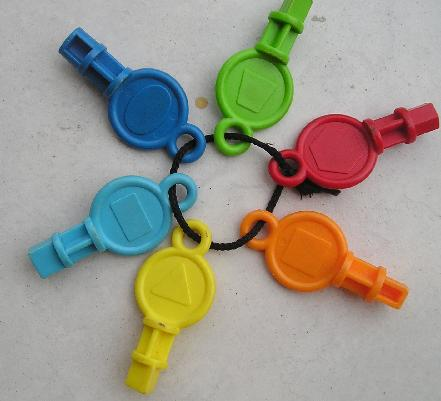
%> input picture Digital Image Processing/Image_dataset/cores.jpg, 441 x 401 px
$ octave RGB_HSV_Octave.m   (GNU Octave 9; MATLAB toolbox functions it lacks are replaced by stand-ins)
%> lines starting %> are read from the running program, lines starting %| are printed output that depends on the picture
close all
clear all
clc

cd('C:\Users\Thiago\Documents\PDI\Aulas_PDI\Atividades\Banco_Imagens');

x   = imread('cores.jpg');
%> x is the input picture: size 401x441x3 uint8; mean R, G, B 156, 153.2, 140
figure,imshow(x);title('Imagem original');
HSV = rgb2hsv(x);
%> HSV: size 401x441x3 double; mean H, S, V 0.249, 0.247, 0.665

figure,imshow(HSV(:,:,1),[]),colormap,title('Componente H');
%> after `imshow(HSV(:,:,1),[])`:
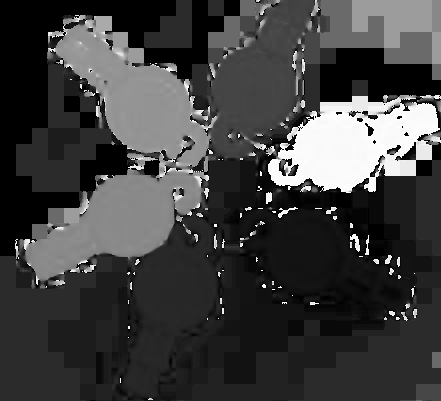
%> displayed picture: size 401x441, on the screen's scale of 0 to 255; min 0, max 255, mean 63.7
figure,imshow(HSV(:,:,2),[]),colormap,title('Componente S');
%> after `imshow(HSV(:,:,2),[])`:
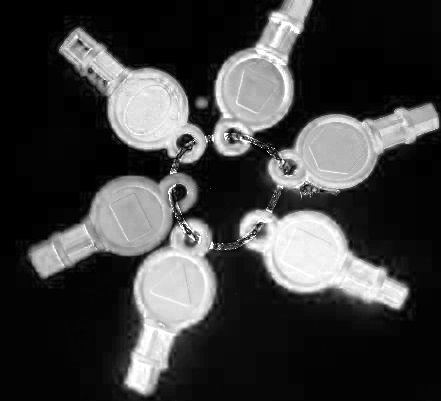
%> displayed picture: size 401x441, on the screen's scale of 0 to 255; min 0, max 255, mean 62.9
figure,imshow(HSV(:,:,3),[]),colormap,title('Componente V');
%> after `imshow(HSV(:,:,3),[])`:
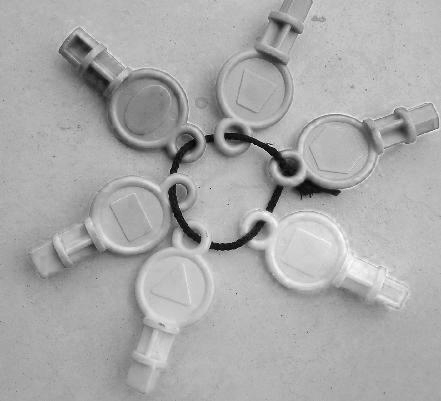
%> displayed picture: size 401x441, on the screen's scale of 0 to 255; min 0, max 255, mean 169.6

HSV(:,:,1) = mod(HSV(:,:,1)+0.4,1);
%> HSV: size 401x441x3 double; mean H, S, V 0.542, 0.247, 0.665
%fun玢o mod para obter o resto da divis鉶 de X por Y
%para que o resultado esteja sempre em [0,1]

RGB = hsv2rgb(HSV);
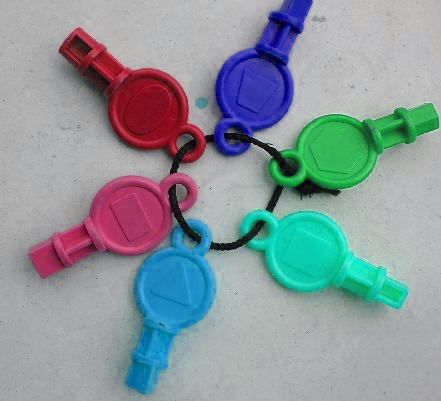
%> RGB: size 401x441x3 double; mean R, G, B 0.547, 0.594, 0.611
figure,imshow(RGB);title('Cores alteradas');

$ run again, with Digital Image Processing/Image_dataset/Giz.jpg copied over Digital Image Processing/Image_dataset/cores.jpg
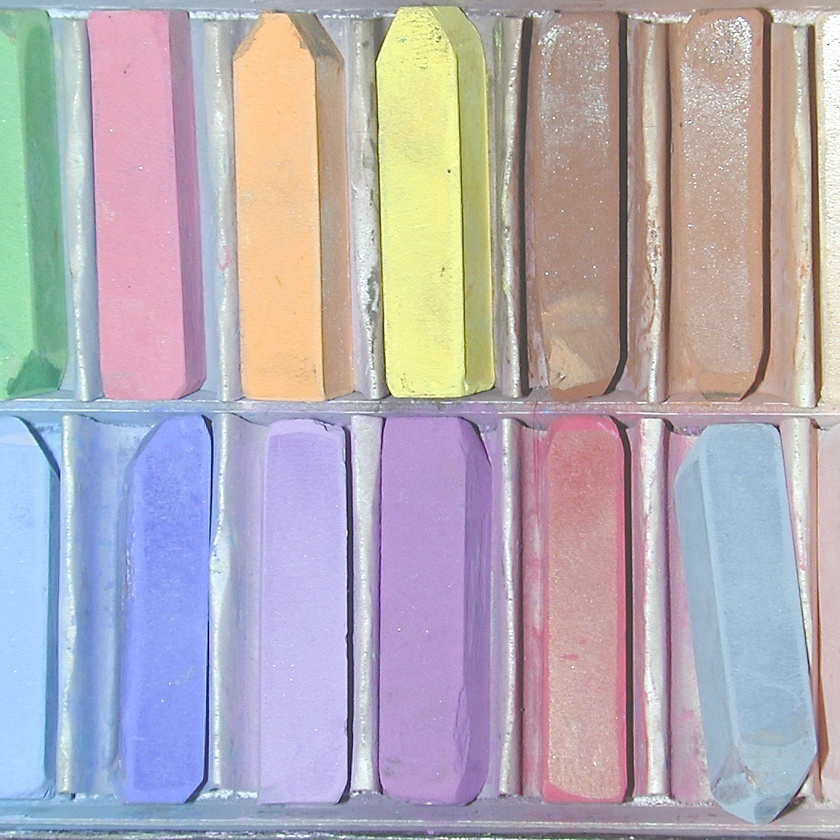
%> input picture Digital Image Processing/Image_dataset/Giz.jpg, 840 x 840 px, shrunk from 1040 x 1040 before the run
%> x is the input picture: size 840x840x3 uint8; mean R, G, B 178.9, 171.2, 180
%> `imshow(HSV(:,:,3),[])`:
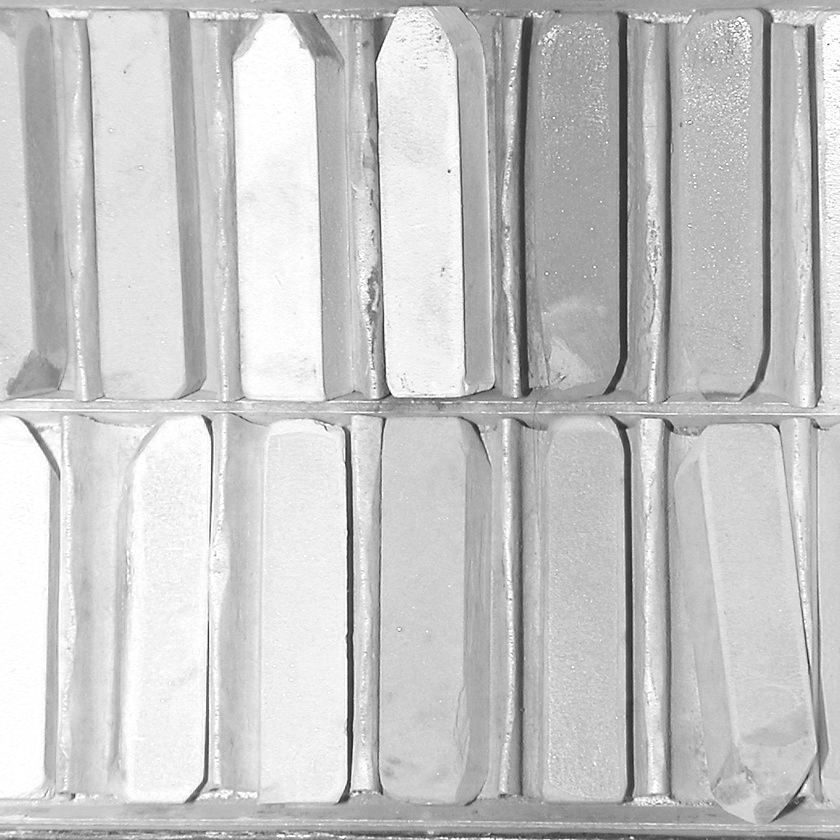
%> displayed picture: size 840x840, on the screen's scale of 0 to 255; min 0, max 255, mean 197.8
%> `RGB = hsv2rgb(HSV);`:
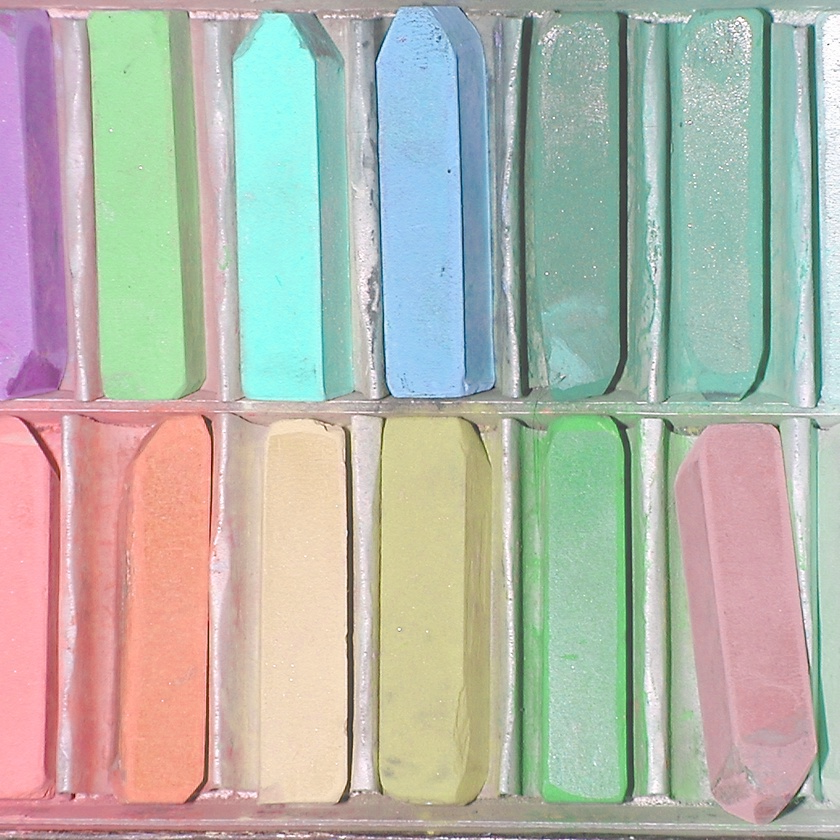
%> RGB: size 840x840x3 double; mean R, G, B 0.701, 0.71, 0.672
